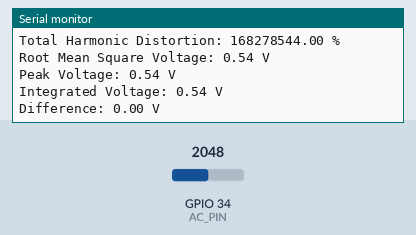
This sketch was run on a simulated ESP32. Shown: the last lines printed to the serial monitor. Inputs (shaded band) come from the test bench; at power-on: GPIO 34 (AC_PIN) = 2048.

Above: at 1.2 s.
1.3 s: GPIO 34 (AC_PIN) set to 0
At 2.3 s:
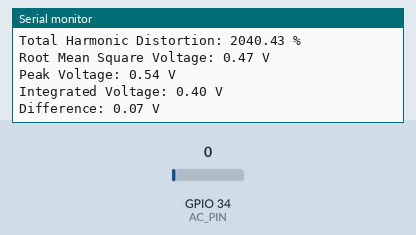
4.3 s: GPIO 34 (AC_PIN) set to 491
At 5.5 s:
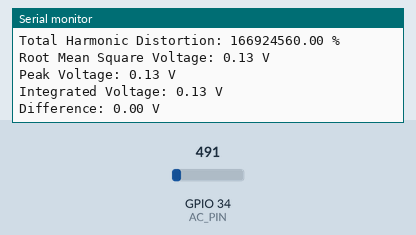
Timing chart, 0 to 7.3 s (numbered marks = the images above; inputs shaded):
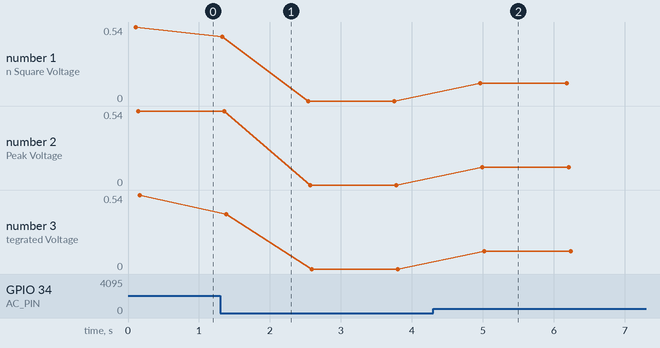

The sketch:

not_great.ino
```cpp
// include the necessary libraries
#include <Arduino.h>
#include <math.h>

// define the analog input pin
#define AC_PIN 34

// define the sampling frequency (Hz)
#define FS 1000

// define the number of samples to capture
#define N 100

// define the AC line frequency (Hz)
#define F 50

// define the reference voltage (V)
#define VREF 3.3

// define the voltage divider ratio
#define RATIO 10

// define the ADC resolution
#define ADC_BITS 12

// define the ADC counts per volt
#define ADC_COUNTS (pow(2, ADC_BITS) / VREF)

// define the pi constant
#define PI 3.14159

// declare the global variables
float samples[N]; // array to store the samples
float frequency; // variable to store the frequency
float thd; // variable to store the total harmonic distortion
float rms; // variable to store the root mean square voltage
float peak; // variable to store the peak voltage
float integrated; // variable to store the integrated voltage
float difference; // variable to store the difference between rms and integrated

// the setup function runs once when you press reset or power the board
void setup() {
  // initialize serial communication at 9600 bits per second
  Serial.begin(9600);

  // set the analog input pin as input
  pinMode(AC_PIN, INPUT);
}

// the loop function runs over and over again forever
void loop() {
  // capture the samples
  captureSamples();

  // calculate the frequency
  frequency = calculateFrequency();

  // calculate the total harmonic distortion
  thd = calculateTHD();

  // calculate the root mean square voltage
  rms = calculateRMS();

  // calculate the peak voltage
  peak = calculatePeak();

  // calculate the integrated voltage
  integrated = calculateIntegrated();

  // calculate the difference between rms and integrated
  difference = calculateDifference();

  // print the results
  printResults();

  // wait for one second
  delay(1000);
}

// function to capture the samples
void captureSamples() {
  // calculate the sampling period (ms)
  float T = 1000.0 / FS;

  // loop through the samples
  for (int i = 0; i < N; i++) {
    // read the analog value
    int value = analogRead(AC_PIN);

    // convert the value to voltage
    float voltage = value / ADC_COUNTS * VREF / RATIO;

    // store the voltage in the array
    samples[i] = voltage;

    // wait for the sampling period
    delay(T);
  }
}

// function to calculate the frequency
float calculateFrequency() {
  // initialize the variables
  float freq = 0;
  int count = 0;
  bool rising = false;

  // loop through the samples
  for (int i = 0; i < N - 1; i++) {
    // check if the current sample is rising
    if (samples[i + 1] > samples[i]) {
      // set the rising flag to true
      rising = true;
    }

    // check if the current sample is falling
    if (samples[i + 1] < samples[i]) {
      // check if the previous sample was rising
      if (rising) {
        // increment the count of zero crossings
        count++;

        // set the rising flag to false
        rising = false;
      }
    }
  }

  // calculate the frequency using the count of zero crossings
  freq = count / 2.0 * FS / N;

  // return the frequency
  return freq;
}

// function to calculate the total harmonic distortion
float calculateTHD() {
  // initialize the variables
  float thd = 0;
  float a0 = 0;
  float a1 = 0;
  float b1 = 0;
  float c1 = 0;
  float an = 0;
  float bn = 0;
  float cn = 0;
  float sum = 0;

  // calculate the coefficients of the fundamental frequency
  for (int i = 0; i < N; i++) {
    // calculate the angle
    float angle = 2 * PI * F * i / FS;

    // calculate the cosine and sine terms
    float cosTerm = cos(angle);
    float sinTerm = sin(angle);

    // update the coefficients
    a0 += samples[i];
    a1 += samples[i] * cosTerm;
    b1 += samples[i] * sinTerm;
  }

  // normalize the coefficients
  a0 /= N;
  a1 *= 2.0 / N;
  b1 *= 2.0 / N;

  // calculate the amplitude and phase of the fundamental frequency
  c1 = sqrt(a1 * a1 + b1 * b1);
  float phi1 = atan2(b1, a1);

  // loop through the harmonics
  for (int n = 2; n <= N / 2; n++) {
    // reset the coefficients
    an = 0;
    bn = 0;

    // calculate the coefficients of the nth harmonic
    for (int i = 0; i < N; i++) {
      // calculate the angle
      float angle = 2 * PI * n * F * i / FS;

      // calculate the cosine and sine terms
      float cosTerm = cos(angle);
      float sinTerm = sin(angle);

      // update the coefficients
      an += samples[i] * cosTerm;
      bn += samples[i] * sinTerm;
    }

    // normalize the coefficients
    an *= 2.0 / N;
    bn *= 2.0 / N;

    // calculate the amplitude and phase of the nth harmonic
    cn = sqrt(an * an + bn * bn);
    float phin = atan2(bn, an);

    // calculate the harmonic distortion
    float hd = cn / c1;

    // update the sum of harmonic distortions
    sum += hd * hd;
  }

  // calculate the total harmonic distortion
  thd = sqrt(sum) * 100;

  // return the total harmonic distortion
  return thd;
}

// function to calculate the root mean square voltage
float calculateRMS() {
  // initialize the variable
  float rms = 0;

  // loop through the samples
  for (int i = 0; i < N; i++) {
    // update the sum of squares
    rms += samples[i] * samples[i];
  }

  // divide the sum by the number of samples
  rms /= N;

  // take the square root
  rms = sqrt(rms);

  // return the root mean square voltage
  return rms;
}

// function to calculate the peak voltage
float calculatePeak() {
  // initialize the variable
  float peak = 0;

  // loop through the samples
  for (int i = 0; i < N; i++) {
    // check if the current sample is greater than the peak
    if (samples[i] > peak) {
      // update the peak
      peak = samples[i];
    }
  }

  // return the peak voltage
  return peak;
}

// function to calculate the integrated voltage
float calculateIntegrated() {
  // initialize the variable
  float integrated = 0;

  // loop through the samples
  for (int i = 0; i < N; i++) {
    // update the sum of samples
    integrated += samples[i];
  }

  // divide the sum by the number of samples
  integrated /= N;

  // return the integrated voltage
  return integrated;
}

// function to calculate the difference between rms and integrated
float calculateDifference() {
  // calculate the difference
  float difference = rms - integrated;

  // return the difference
  return difference;
}

// function to print the results
void printResults() {
  // print the frequency
  Serial.print("Frequency: ");
  Serial.print(frequency);
  Serial.println(" Hz");

  // print the total harmonic distortion
  Serial.print("Total Harmonic Distortion: ");
  Serial.print(thd);
  Serial.println(" %");

  // print the root mean square voltage
  Serial.print("Root Mean Square Voltage: ");
  Serial.print(rms);
  Serial.println(" V");

  // print the peak voltage
  Serial.print("Peak Voltage: ");
  Serial.print(peak);
  Serial.println(" V");

  // print the integrated voltage
  Serial.print("Integrated Voltage: ");
  Serial.print(integrated);
  Serial.println(" V");

  // print the difference between rms and integrated
  Serial.print("Difference: ");
  Serial.print(difference);
  Serial.println(" V");
}
```

Measured:
- after the input at 1.3 s, the serial monitor: prints a new line at once (image 1)
- after the input at 4.3 s, the serial monitor: prints a new line after 0.66 s (image 2)
- plotted number 1: 0 → 0.13 after the input at 4.3 s
- plotted number 2: 0 → 0.13 after the input at 4.3 s
- plotted number 3: 0 → 0.13 after the input at 4.3 s
